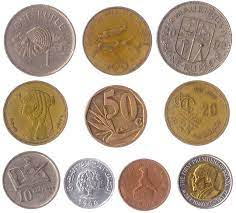
#> input picture sgi/coins.jpg, 236 x 213 px
$ python sgi.py
#> lines starting #> are read from the running program, lines starting #| are printed output that depends on the picture; after the words box and inside, x2 and y2 are one past the last pixel; in counts of white or black regions, pixels touching at a corner belong together
import cv2
import numpy as np
import matplotlib.pyplot as plt

image = cv2.imread('coins.jpg')
#> image is the input picture: shape (213, 236, 3); mean B, G, R 157.3, 173.7, 190
gray = cv2.cvtColor(image, cv2.COLOR_BGR2GRAY)
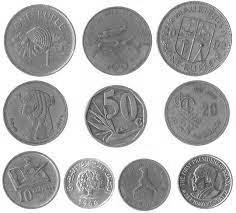
#> gray: shape (213, 236); min 35, max 255, mean 176.7
plt.imshow(gray, cmap='gray')

blur = cv2.GaussianBlur(gray, (11,11), 0)
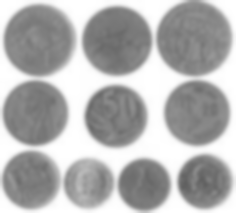
#> blur: shape (213, 236); min 96, max 255, mean 176.7
plt.imshow(blur, cmap='gray')

canny = cv2.Canny(blur, 30, 150, 3)
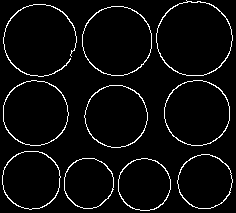
#> canny: shape (213, 236); 4.5% white in thin lines or dots
plt.imshow(canny, cmap='gray')

dilated = cv2.dilate(canny, (1,1), iterations = 2)
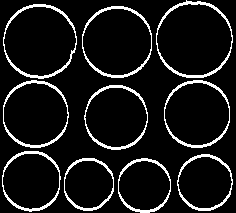
#> dilated: shape (213, 236); 9.5% white in thin lines or dots
plt.imshow(dilated, cmap='gray')

(cnt, heirarchy) = cv2.findContours(dilated.copy(), cv2.RETR_EXTERNAL, cv2.CHAIN_APPROX_NONE)
#> cnt = 10 contours; largest, box (x1, y1, x2, y2) and area: (156, 0, 233, 78) 4621, (3, 4, 77, 79) 4242, (82, 6, 152, 78) 3942, (164, 80, 230, 148) 3502, (3, 80, 69, 148) 3477
rgb = cv2.cvtColor(image, cv2.COLOR_BGR2RGB)
cv2.drawContours(rgb, cnt, -1, (0,255,0), 2)
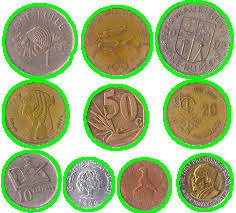
#> rgb: shape (213, 236, 3); mean R, G, B 160, 179.6, 129

plt.imshow(rgb)


print('Coins in the image: ', len(cnt))
#| Coins in the image:  10
plt.show()
